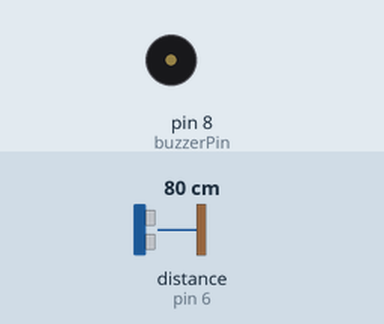
Recording of a sketch running on a simulated Arduino Uno, built with avr-gcc and run on an emulated ATmega328P. Shown: buzzer (waves = sounding). Wiring (inferred from the names in the program): ultrasonic range finder: trigger pin 7; echo pin 6. The test bench sets the inputs (shaded band); at power-on: distance to the obstacle (sensor on pin 6) 80 cm. The echo pulse lasts 58.3 µs per cm.

Above: at 1.2 s.
1.3 s: distance to the obstacle (sensor on pin 6) set to 55 cm
2.8 s: distance to the obstacle (sensor on pin 6) set to 47 cm
At 3.11 s:
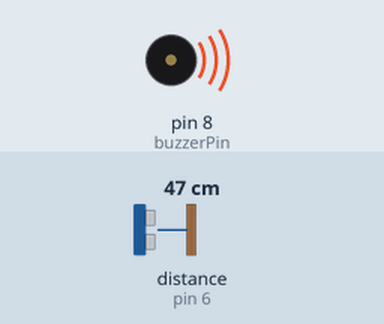
5.8 s: distance to the obstacle (sensor on pin 6) set to 60 cm
At 6.03 s:
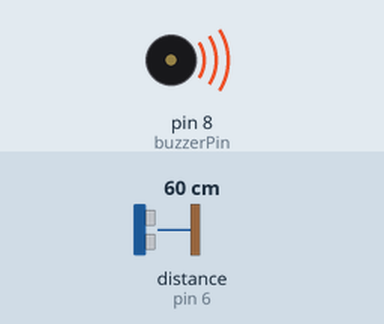
Timing chart, 0 to 8.8 s (numbered marks = the images above; inputs shaded):
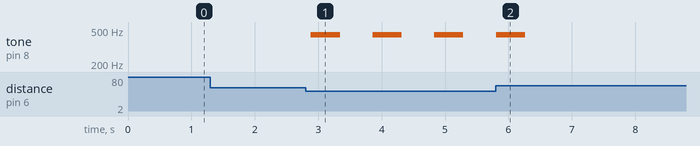

The sketch:

park_sensoru.ino
```cpp
#define echoPin 6
#define trigPin 7
#define buzzerPin 8

int maximumRange = 50;
int minimumRange = 0;

 void setup() {
  pinMode(trigPin, OUTPUT);
  pinMode(echoPin, INPUT);
  pinMode(buzzerPin, OUTPUT);
  }


void loop() {
  int olcum = mesafe(maximumRange, minimumRange);
  melodi(olcum*10);
}

int mesafe(int maxrange, int minrange)
{
  long duration, distance;

  digitalWrite(trigPin,LOW);
  delayMicroseconds(2);
  digitalWrite(trigPin,HIGH);
  delayMicroseconds(10);
  digitalWrite(trigPin, LOW);

  duration = pulseIn(echoPin, HIGH);
  distance = duration / 58,2;
  delay(50);

  if(distance >= maxrange || distance <=minrange)
  return 0;
  return distance;

}

int melodi(int dly)

{
  tone(buzzerPin, 440);
  delay(dly);
  noTone(buzzerPin);
  delay(dly);

}
```

Measured:
- the behaviour switches between 51 and 50 cm on distance to the obstacle (sensor on pin 6) (found by bisection; images 0 and 1)
- after the input at 2.8 s, tone on pin 8 (buzzerPin): alternates 440 Hz for 0.46 s and silent for 0.51 s, starting after 0.08 s
- after the input at 5.8 s, tone on pin 8 (buzzerPin): goes on until 6.3 s, then stays silent
